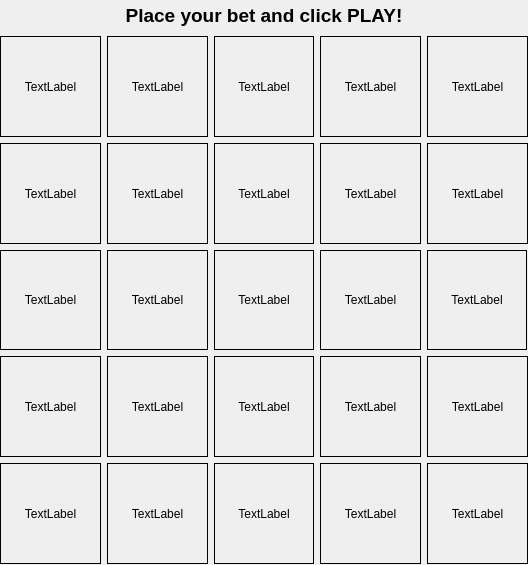
               <widget class="QWidget" name="widget_gameContent3" native="true">
                <property name="minimumSize">
                 <size>
                  <width>0</width>
                  <height>565</height>
                 </size>
                </property>
                <layout class="QVBoxLayout" name="verticalLayout_gameContent3">
                 <property name="leftMargin">
                  <number>0</number>
                 </property>
                 <property name="topMargin">
                  <number>0</number>
                 </property>
                 <property name="rightMargin">
                  <number>0</number>
                 </property>
                 <property name="bottomMargin">
                  <number>0</number>
                 </property>
                 <item>
                  <widget class="QLabel" name="gameStatusLabel3">
                   <property name="maximumSize">
                    <size>
                     <width>16777215</width>
                     <height>30</height>
                    </size>
                   </property>
                   <property name="font">
                    <font>
                     <pointsize>14</pointsize>
                     <bold>true</bold>
                    </font>
                   </property>
                   <property name="text">
                    <string>Place your bet and click PLAY!</string>
                   </property>
                   <property name="alignment">
                    <set>Qt::AlignmentFlag::AlignCenter</set>
                   </property>
                   <property name="wordWrap">
                    <bool>true</bool>
                   </property>
                  </widget>
                 </item>
                 <item alignment="Qt::AlignmentFlag::AlignHCenter|Qt::AlignmentFlag::AlignVCenter">
                  <widget class="QWidget" name="widget_15" native="true">
                   <property name="sizePolicy">
                    <sizepolicy hsizetype="Preferred" vsizetype="Preferred">
                     <horstretch>0</horstretch>
                     <verstretch>0</verstretch>
                    </sizepolicy>
                   </property>
                   <property name="minimumSize">
                    <size>
                     <width>528</width>
                     <height>528</height>
                    </size>
                   </property>
                   <property name="maximumSize">
                    <size>
                     <width>736</width>
                     <height>736</height>
                    </size>
                   </property>
                   <layout class="QVBoxLayout" name="verticalLayout_7">
                    <property name="leftMargin">
                     <number>0</number>
                    </property>
                    <property name="topMargin">
                     <number>0</number>
                    </property>
                    <property name="rightMargin">
                     <number>0</number>
                    </property>
                    <property name="bottomMargin">
                     <number>0</number>
                    </property>
                    <item>
                     <widget class="QWidget" name="widget_17" native="true">
                      <layout class="QHBoxLayout" name="horizontalLayout_10">
                       <property name="leftMargin">
                        <number>0</number>
                       </property>
                       <property name="topMargin">
                        <number>0</number>
                       </property>
                       <property name="rightMargin">
                        <number>0</number>
                       </property>
                       <property name="bottomMargin">
                        <number>0</number>
                       </property>
                       <item>
                        <widget class="QLabel" name="Minigame3Label1">
                         <property name="minimumSize">
                          <size>
                           <width>100</width>
                           <height>100</height>
                          </size>
                         </property>
                         <property name="maximumSize">
                          <size>
                           <width>147</width>
                           <height>147</height>
                          </size>
                         </property>
                         <property name="frameShape">
                          <enum>QFrame::Shape::Box</enum>
                         </property>
                         <property name="text">
                          <string>TextLabel</string>
                         </property>
                         <property name="alignment">
                          <set>Qt::AlignmentFlag::AlignCenter</set>
                         </property>
                        </widget>
                       </item>
                       <item>
                        <widget class="QLabel" name="Minigame3Label2">
                         <property name="minimumSize">
                          <size>
                           <width>100</width>
                           <height>100</height>
                          </size>
                         </property>
                         <property name="maximumSize">
                          <size>
                           <width>147</width>
                           <height>147</height>
                          </size>
                         </property>
                         <property name="frameShape">
                          <enum>QFrame::Shape::Box</enum>
                         </property>
                         <property name="text">
                          <string>TextLabel</string>
                         </property>
                         <property name="alignment">
                          <set>Qt::AlignmentFlag::AlignCenter</set>
                         </property>
                        </widget>
                       </item>
                       <item>
                        <widget class="QLabel" name="Minigame3Label3">
                         <property name="minimumSize">
                          <size>
                           <width>100</width>
                           <height>100</height>
                          </size>
                         </property>
                         <property name="maximumSize">
                          <size>
                           <width>147</width>
                           <height>147</height>
                          </size>
                         </property>
                         <property name="frameShape">
                          <enum>QFrame::Shape::Box</enum>
                         </property>
                         <property name="text">
                          <string>TextLabel</string>
                         </property>
                         <property name="alignment">
                          <set>Qt::AlignmentFlag::AlignCenter</set>
                         </property>
                        </widget>
                       </item>
                       <item>
                        <widget class="QLabel" name="Minigame3Label4">
                         <property name="minimumSize">
                          <size>
                           <width>100</width>
                           <height>100</height>
                          </size>
                         </property>
                         <property name="maximumSize">
                          <size>
                           <width>147</width>
                           <height>147</height>
                          </size>
                         </property>
                         <property name="frameShape">
                          <enum>QFrame::Shape::Box</enum>
                         </property>
                         <property name="text">
                          <string>TextLabel</string>
                         </property>
                         <property name="alignment">
                          <set>Qt::AlignmentFlag::AlignCenter</set>
                         </property>
                        </widget>
                       </item>
                       <item>
                        <widget class="QLabel" name="Minigame3Label5">
                         <property name="minimumSize">
                          <size>
                           <width>100</width>
                           <height>100</height>
                          </size>
                         </property>
                         <property name="maximumSize">
                          <size>
                           <width>147</width>
                           <height>147</height>
                          </size>
                         </property>
                         <property name="frameShape">
                          <enum>QFrame::Shape::Box</enum>
                         </property>
                         <property name="text">
                          <string>TextLabel</string>
                         </property>
                         <property name="alignment">
                          <set>Qt::AlignmentFlag::AlignCenter</set>
                         </property>
                        </widget>
                       </item>
                      </layout>
                     </widget>
                    </item>
                    <item>
                     <widget class="QWidget" name="widget_16" native="true">
                      <layout class="QHBoxLayout" name="horizontalLayout_11">
                       <property name="leftMargin">
                        <number>0</number>
                       </property>
                       <property name="topMargin">
                        <number>0</number>
                       </property>
                       <property name="rightMargin">
                        <number>0</number>
                       </property>
                       <property name="bottomMargin">
                        <number>0</number>
                       </property>
                       <item>
                        <widget class="QLabel" name="Minigame3Label6">
                         <property name="minimumSize">
                          <size>
                           <width>100</width>
                           <height>100</height>
                          </size>
                         </property>
                         <property name="maximumSize">
                          <size>
                           <width>147</width>
                           <height>147</height>
                          </size>
                         </property>
                         <property name="frameShape">
                          <enum>QFrame::Shape::Box</enum>
                         </property>
                         <property name="text">
                          <string>TextLabel</string>
                         </property>
                         <property name="alignment">
                          <set>Qt::AlignmentFlag::AlignCenter</set>
                         </property>
                        </widget>
                       </item>
                       <item>
                        <widget class="QLabel" name="Minigame3Label7">
                         <property name="minimumSize">
                          <size>
                           <width>100</width>
                           <height>100</height>
                          </size>
                         </property>
                         <property name="maximumSize">
                          <size>
                           <width>147</width>
                           <height>147</height>
                          </size>
                         </property>
                         <property name="frameShape">
                          <enum>QFrame::Shape::Box</enum>
                         </property>
                         <property name="text">
                          <string>TextLabel</string>
                         </property>
                         <property name="alignment">
                          <set>Qt::AlignmentFlag::AlignCenter</set>
                         </property>
                        </widget>
                       </item>
                       <item>
                        <widget class="QLabel" name="Minigame3Label8">
                         <property name="minimumSize">
                          <size>
                           <width>100</width>
                           <height>100</height>
                          </size>
                         </property>
                         <property name="maximumSize">
                          <size>
                           <width>147</width>
                           <height>147</height>
                          </size>
                         </property>
                         <property name="frameShape">
                          <enum>QFrame::Shape::Box</enum>
                         </property>
                         <property name="text">
                          <string>TextLabel</string>
                         </property>
                         <property name="alignment">
                          <set>Qt::AlignmentFlag::AlignCenter</set>
                         </property>
                        </widget>
                       </item>
                       <item>
                        <widget class="QLabel" name="Minigame3Label9">
                         <property name="minimumSize">
                          <size>
                           <width>100</width>
                           <height>100</height>
                          </size>
                         </property>
                         <property name="maximumSize">
                          <size>
                           <width>147</width>
                           <height>147</height>
                          </size>
                         </property>
                         <property name="frameShape">
                          <enum>QFrame::Shape::Box</enum>
                         </property>
                         <property name="text">
                          <string>TextLabel</string>
                         </property>
                         <property name="alignment">
                          <set>Qt::AlignmentFlag::AlignCenter</set>
                         </property>
                        </widget>
                       </item>
                       <item>
                        <widget class="QLabel" name="Minigame3Label10">
                         <property name="minimumSize">
                          <size>
                           <width>100</width>
                           <height>100</height>
                          </size>
                         </property>
                         <property name="maximumSize">
                          <size>
                           <width>147</width>
                           <height>147</height>
                          </size>
                         </property>
                         <property name="frameShape">
                          <enum>QFrame::Shape::Box</enum>
                         </property>
                         <property name="text">
                          <string>TextLabel</string>
                         </property>
                         <property name="alignment">
                          <set>Qt::AlignmentFlag::AlignCenter</set>
                         </property>
                        </widget>
                       </item>
                      </layout>
                     </widget>
                    </item>
                    <item>
                     <widget class="QWidget" name="widget_18" native="true">
                      <layout class="QHBoxLayout" name="horizontalLayout_12">
                       <property name="leftMargin">
                        <number>0</number>
                       </property>
                       <property name="topMargin">
                        <number>0</number>
                       </property>
                       <property name="rightMargin">
                        <number>0</number>
                       </property>
                       <property name="bottomMargin">
                        <number>0</number>
                       </property>
                       <item alignment="Qt::AlignmentFlag::AlignVCenter">
                        <widget class="QLabel" name="Minigame3Label11">
                         <property name="minimumSize">
                          <size>
                           <width>100</width>
                           <height>100</height>
                          </size>
                         </property>
                         <property name="maximumSize">
                          <size>
                           <width>147</width>
                           <height>147</height>
                          </size>
                         </property>
                         <property name="frameShape">
                          <enum>QFrame::Shape::Box</enum>
                         </property>
                         <property name="text">
                          <string>TextLabel</string>
                         </property>
                         <property name="alignment">
                          <set>Qt::AlignmentFlag::AlignCenter</set>
                         </property>
                        </widget>
                       </item>
                       <item>
                        <widget class="QLabel" name="Minigame3Label12">
                         <property name="minimumSize">
                          <size>
                           <width>100</width>
                           <height>100</height>
                          </size>
                         </property>
                         <property name="maximumSize">
                          <size>
                           <width>147</width>
                           <height>147</height>
                          </size>
                         </property>
                         <property name="frameShape">
                          <enum>QFrame::Shape::Box</enum>
                         </property>
                         <property name="text">
                          <string>TextLabel</string>
                         </property>
                         <property name="alignment">
                          <set>Qt::AlignmentFlag::AlignCenter</set>
                         </property>
                        </widget>
                       </item>
                       <item>
                        <widget class="QLabel" name="Minigame3Label13">
                         <property name="minimumSize">
                          <size>
                           <width>100</width>
                           <height>100</height>
                          </size>
                         </property>
                         <property name="maximumSize">
                          <size>
                           <width>147</width>
                           <height>147</height>
                          </size>
                         </property>
                         <property name="frameShape">
                          <enum>QFrame::Shape::Box</enum>
                         </property>
                         <property name="text">
                          <string>TextLabel</string>
                         </property>
                         <property name="alignment">
                          <set>Qt::AlignmentFlag::AlignCenter</set>
                         </property>
                         <property name="margin">
                          <number>0</number>
                         </property>
                        </widget>
                       </item>
                       <item>
                        <widget class="QLabel" name="Minigame3Label14">
                         <property name="minimumSize">
                          <size>
                           <width>100</width>
                           <height>100</height>
                          </size>
                         </property>
                         <property name="maximumSize">
                          <size>
                           <width>147</width>
                           <height>147</height>
                          </size>
                         </property>
                         <property name="frameShape">
                          <enum>QFrame::Shape::Box</enum>
                         </property>
                         <property name="text">
                          <string>TextLabel</string>
                         </property>
                         <property name="alignment">
                          <set>Qt::AlignmentFlag::AlignCenter</set>
                         </property>
                        </widget>
                       </item>
                       <item alignment="Qt::AlignmentFlag::AlignHCenter">
                        <widget class="QLabel" name="Minigame3Label15">
                         <property name="minimumSize">
                          <size>
                           <width>100</width>
                           <height>100</height>
                          </size>
                         </property>
                         <property name="maximumSize">
                          <size>
                           <width>147</width>
                           <height>147</height>
                          </size>
                         </property>
                         <property name="frameShape">
                          <enum>QFrame::Shape::Box</enum>
                         </property>
                         <property name="text">
                          <string>TextLabel</string>
                         </property>
                         <property name="alignment">
                          <set>Qt::AlignmentFlag::AlignCenter</set>
                         </property>
                        </widget>
                       </item>
                      </layout>
                     </widget>
                    </item>
                    <item>
                     <widget class="QWidget" name="widget_19" native="true">
                      <layout class="QHBoxLayout" name="horizontalLayout_13">
                       <property name="leftMargin">
                        <number>0</number>
                       </property>
                       <property name="topMargin">
                        <number>0</number>
                       </property>
                       <property name="rightMargin">
                        <number>0</number>
                       </property>
                       <property name="bottomMargin">
                        <number>0</number>
                       </property>
                       <item>
                        <widget class="QLabel" name="Minigame3Label16">
                         <property name="minimumSize">
                          <size>
                           <width>100</width>
                           <height>100</height>
                          </size>
                         </property>
                         <property name="maximumSize">
                          <size>
                           <width>147</width>
                           <height>147</height>
                          </size>
                         </property>
                         <property name="frameShape">
                          <enum>QFrame::Shape::Box</enum>
                         </property>
                         <property name="text">
                          <string>TextLabel</string>
                         </property>
                         <property name="alignment">
                          <set>Qt::AlignmentFlag::AlignCenter</set>
                         </property>
                        </widget>
                       </item>
                       <item>
                        <widget class="QLabel" name="Minigame3Label17">
                         <property name="minimumSize">
                          <size>
                           <width>100</width>
                           <height>100</height>
                          </size>
                         </property>
                         <property name="maximumSize">
                          <size>
                           <width>147</width>
                           <height>147</height>
                          </size>
                         </property>
                         <property name="frameShape">
                          <enum>QFrame::Shape::Box</enum>
                         </property>
                         <property name="text">
                          <string>TextLabel</string>
                         </property>
                         <property name="alignment">
                          <set>Qt::AlignmentFlag::AlignCenter</set>
                         </property>
                        </widget>
                       </item>
                       <item>
                        <widget class="QLabel" name="Minigame3Label18">
                         <property name="minimumSize">
                          <size>
                           <width>100</width>
                           <height>100</height>
                          </size>
                         </property>
                         <property name="maximumSize">
                          <size>
                           <width>147</width>
                           <height>147</height>
                          </size>
                         </property>
                         <property name="frameShape">
                          <enum>QFrame::Shape::Box</enum>
                         </property>
                         <property name="text">
                          <string>TextLabel</string>
                         </property>
                         <property name="alignment">
                          <set>Qt::AlignmentFlag::AlignCenter</set>
                         </property>
                        </widget>
                       </item>
                       <item>
                        <widget class="QLabel" name="Minigame3Label19">
                         <property name="minimumSize">
                          <size>
                           <width>100</width>
                           <height>100</height>
                          </size>
                         </property>
                         <property name="maximumSize">
                          <size>
                           <width>147</width>
                           <height>147</height>
                          </size>
                         </property>
                         <property name="frameShape">
                          <enum>QFrame::Shape::Box</enum>
                         </property>
                         <property name="text">
                          <string>TextLabel</string>
                         </property>
                         <property name="alignment">
                          <set>Qt::AlignmentFlag::AlignCenter</set>
                         </property>
                        </widget>
                       </item>
                       <item>
                        <widget class="QLabel" name="Minigame3Label20">
                         <property name="minimumSize">
                          <size>
                           <width>100</width>
                           <height>100</height>
                          </size>
                         </property>
                         <property name="maximumSize">
                          <size>
                           <width>147</width>
                           <height>147</height>
                          </size>
                         </property>
                         <property name="frameShape">
                          <enum>QFrame::Shape::Box</enum>
                         </property>
                         <property name="text">
                          <string>TextLabel</string>
                         </property>
                         <property name="alignment">
                          <set>Qt::AlignmentFlag::AlignCenter</set>
                         </property>
                        </widget>
                       </item>
                      </layout>
                     </widget>
                    </item>
                    <item>
                     <widget class="QWidget" name="widget_20" native="true">
                      <layout class="QHBoxLayout" name="horizontalLayout_14">
                       <property name="leftMargin">
                        <number>0</number>
                       </property>
                       <property name="topMargin">
                        <number>0</number>
                       </property>
                       <property name="rightMargin">
                        <number>0</number>
                       </property>
                       <property name="bottomMargin">
                        <number>0</number>
                       </property>
                       <item>
                        <widget class="QLabel" name="Minigame3Label21">
                         <property name="minimumSize">
                          <size>
                           <width>100</width>
                           <height>100</height>
                          </size>
                         </property>
                         <property name="maximumSize">
                          <size>
                           <width>147</width>
                           <height>147</height>
                          </size>
                         </property>
                         <property name="frameShape">
                          <enum>QFrame::Shape::Box</enum>
                         </property>
                         <property name="text">
                          <string>TextLabel</string>
                         </property>
                         <property name="alignment">
                          <set>Qt::AlignmentFlag::AlignCenter</set>
                         </property>
                        </widget>
                       </item>
                       <item>
                        <widget class="QLabel" name="Minigame3Label22">
                         <property name="minimumSize">
                          <size>
                           <width>100</width>
                           <height>100</height>
                          </size>
                         </property>
                         <property name="maximumSize">
                          <size>
                           <width>147</width>
                           <height>147</height>
                          </size>
                         </property>
                         <property name="frameShape">
                          <enum>QFrame::Shape::Box</enum>
                         </property>
                         <property name="text">
                          <string>TextLabel</string>
                         </property>
                         <property name="alignment">
                          <set>Qt::AlignmentFlag::AlignCenter</set>
                         </property>
                        </widget>
                       </item>
                       <item>
                        <widget class="QLabel" name="Minigame3Label23">
                         <property name="minimumSize">
                          <size>
                           <width>100</width>
                           <height>100</height>
                          </size>
                         </property>
                         <property name="maximumSize">
                          <size>
                           <width>147</width>
                           <height>147</height>
                          </size>
                         </property>
                         <property name="frameShape">
                          <enum>QFrame::Shape::Box</enum>
                         </property>
                         <property name="text">
                          <string>TextLabel</string>
                         </property>
                         <property name="alignment">
                          <set>Qt::AlignmentFlag::AlignCenter</set>
                         </property>
                        </widget>
                       </item>
                       <item>
                        <widget class="QLabel" name="Minigame3Label24">
                         <property name="minimumSize">
                          <size>
                           <width>100</width>
                           <height>100</height>
                          </size>
                         </property>
                         <property name="maximumSize">
                          <size>
                           <width>147</width>
                           <height>147</height>
                          </size>
                         </property>
                         <property name="frameShape">
                          <enum>QFrame::Shape::Box</enum>
                         </property>
                         <property name="text">
                          <string>TextLabel</string>
                         </property>
                         <property name="alignment">
                          <set>Qt::AlignmentFlag::AlignCenter</set>
                         </property>
                        </widget>
                       </item>
                       <item>
                        <widget class="QLabel" name="Minigame3Label25">
                         <property name="minimumSize">
                          <size>
                           <width>100</width>
                           <height>100</height>
                          </size>
                         </property>
                         <property name="maximumSize">
                          <size>
                           <width>147</width>
                           <height>147</height>
                          </size>
                         </property>
                         <property name="frameShape">
                          <enum>QFrame::Shape::Box</enum>
                         </property>
                         <property name="text">
                          <string>TextLabel</string>
                         </property>
                         <property name="alignment">
                          <set>Qt::AlignmentFlag::AlignCenter</set>
                         </property>
                        </widget>
                       </item>
                      </layout>
                     </widget>
                    </item>
                   </layout>
                  </widget>
                 </item>
                </layout>
               </widget>
